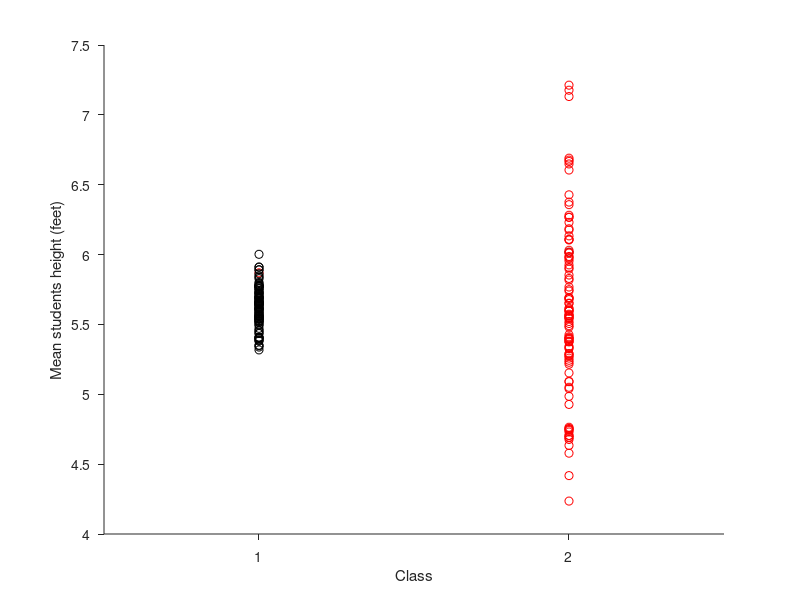
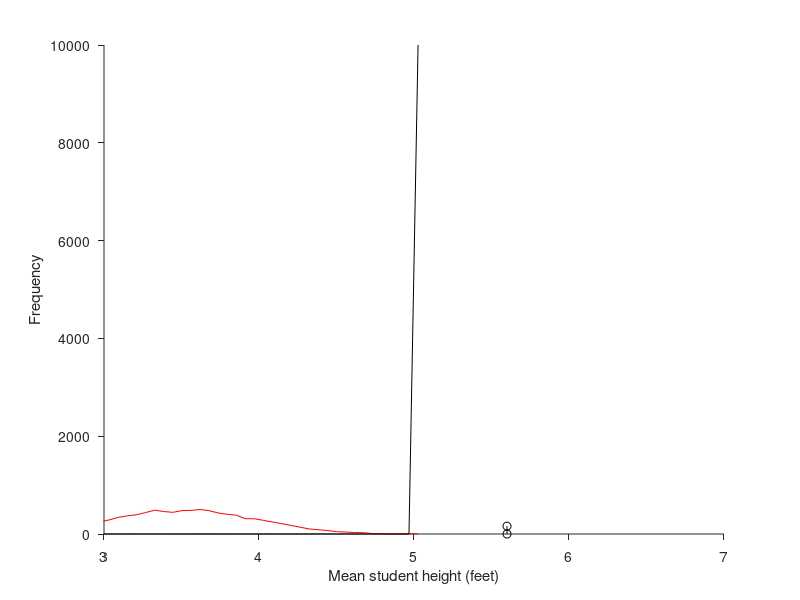

The MATLAB script that drew these images, in order: (Note: this script raises an error after producing the figures.)
%% Bootstrap: What is your confidence, given your data?
%
% - This tutorial will show how to implement a bootstrap method to
%   establish the reliability of a statistics given data samples of different
%   size.
% 
% Pestilli, Franco K310 Spring 2016 Indiana University Bloomington
close all

%% (0) Simulating data.
% We create two small data sets. Imagine measuring the height of two groups of
% students in two classes. One class has 200 students the other 12.

height.mean = 5.6; % feet
height.sd   = 2;

nStudents.class1 = 200;
nStudents.class2 = 12;

% Now imagine if we were to estimate the mean height of the students at IUB
% by measuring only from class 1 or class 2.
measuredHeight.class1 = height.mean + height.sd*randn(nStudents.class1,1); 
measuredHeight.class2 = height.mean + height.sd*randn(nStudents.class2,1); 
measuredHeight.meanClass1 = mean(measuredHeight.class1);
measuredHeight.meanClass2 = mean(measuredHeight.class2);

figure('name','Measured students heights','color','w')
plot([1, 2],[measuredHeight.meanClass1, measuredHeight.meanClass2],'ro')
ylabel('Mean students height (feet)')
xlabel('Class')
set(gca,'box','off','tickdir','out','xlim',[0.5 2.5],'xtick',[1 2])

% The two estimates are somehow different.
% Which one is more precise and why?

% Likely the sample with lower numerosity (class 2) is less precise. Or
% better the estimate of the mean from that sample is less reliable.
% We can demonstrate that this is tru by repeating the above process.
measuredHeight.meanClass1(2) = mean(height.mean + height.sd*randn(nStudents.class1,1));
measuredHeight.meanClass2(2) = mean(height.mean + height.sd*randn(nStudents.class2,1));

% We plot the new means estimated from each sample
hold on
plot([1,2],[measuredHeight.meanClass1(2), measuredHeight.meanClass2(2)],'ko')

% OK the two estimates from class 1 (with more students) are more similar
% than those from Class 2 (with less students). So perhaps class 2 having
% less students have more reliable estimates.

% Let's test this hypothesis competelly. To do so we can repeate the above
% process not just twice but many times. Let's say 100 times.
nRepeats = 100;
for ii = 1:nRepeats
measuredHeight.meanClass1(ii) = mean(height.mean + height.sd*randn(nStudents.class1,1));
measuredHeight.meanClass2(ii) = mean(height.mean + height.sd*randn(nStudents.class2,1));
end

% We plot the new results:
% Which one of the two samples generates more variability around the true 
% mean? Why?
plot(ones(size(measuredHeight.meanClass1)),measuredHeight.meanClass1,'ko')
plot(2*ones(size(measuredHeight.meanClass2)),measuredHeight.meanClass2,'ro')

% Bootstrap allows to ask similar questions for cases where you have 
% no ways to repeate the experiment as we did about in our simulations.
%
% Imagine if you had only access to Class 2 and wanted to know the mean
% height of the students at the university. This is all you have.
nStudents.class2      = 12;
measuredHeight.class2 = height.mean + height.sd*randn(nStudents.class2,1); 
estimatedMean         = mean(measuredHeight.class2);

% Now you can ask the question: "OK I have this mean, how much should 
% I trust it?" The levelof trust really depends (among many things) 
% on how many measurements we made. In this case 12. So how reliable is a
% mean estimated on 12 measurements represent?
%
% We can ask this question empirically. We can use our data to estimate the
% reliability for the estimate of the mean. To do that we are going to
% resample from our sample with replacement.
resampeldData = randsample(measuredHeight.class2,nStudents.class2,true);

% OK how much did our estimate of the mean students' height change by
% simply doing that?
estimatedMean2 = mean(resampeldData);

% What if we were to do this again?
resampeldData  = randsample(measuredHeight.class2,nStudents.class2,true);
estimatedMean3 = mean(resampeldData);

% OK we can go on and notice that everytime we resampel we have a slgihtly
% different estimate of the mean. To really establish how reliable all
% these estimates are we really need to repeat this process many many
% times. By repeating the process many times let's say 10,000 times we will
% get a sense of how variable our estimated mean is given the single data
% set we collected. In other words we would estimate how well those 12
% measurements can constrain the estimate of the mean. How many other means
% could I have gotten if I only had access to these 12 measurements.
%
% Looking at the spread in means given this single data gives us a good
% idea of how reliable our measured mean might be. So let's do it. 

% Below we resample from the original sample 10,000 times and we comptue the
% mean everytime, we collect all the means and plot their distribution. A
% wide distrobution tells us that the 12 measurements do not constrain the
% mean very well, they ar enot very reliable.
numBoots = 10000;
for ib = 1:numBoots
estimatedMeans(ib) = mean(randsample(measuredHeight.class2,nStudents.class2,true));    
end

% We make a histogram to show the spread.
figure('name','Reliability of the estimates of the mean height','color','w')
[y,x] = hist(estimatedMeans,60);
plot(x,y,'r-')
set(gca,'box','off','tickdir','out','xlim',[3 7],'xtick',[3 4 5 6 7])
ylabel('Frequency')
xlabel('Mean student height (feet)')
hold on

% Next let's compare this distribution with the equivalent distribution
% that we would have obtained with a sample of larger size, like Class 1,
% which has 200 students.
for ib = 1:numBoots
estimatedMeans(ib) = mean(randsample(measuredHeight.class1,nStudents.class1,true));    
end
[y,x] = hist(estimatedMeans,x);
plot(x,y,'k-')

% Remember what was the real height:
plot([height.mean height.mean],[0 160],'ko--')

% You can see now that the red distribution under estimates the mean and
% covers a wide range of potential means. This is becuase the original
% samples was small - only 12 measurements. Collecting more measurements
% generates a better estimate yet not perfect black curve.
%
% This is an example of how bootstrapping your data can be used to get a 
% sense abotu the strenght of evidence about your claim. Where you claim 
% is the estimate from a statistics comptued on sample of data collected.

% Matlab comes with a function that computes the Confidence Intervals usign
% bootstrap. The function computes improved methods for estimating
% confidence on an estimate.
ci = bootci(numBoots,{@mean,measuredHeight.class2},'type','bca');
plot(ci, [100 100],'rs--')

ci = bootci(numBoots,{@mean,measuredHeight.class1},'type','bca');
plot(ci, [150 150],'ks--')

% End
